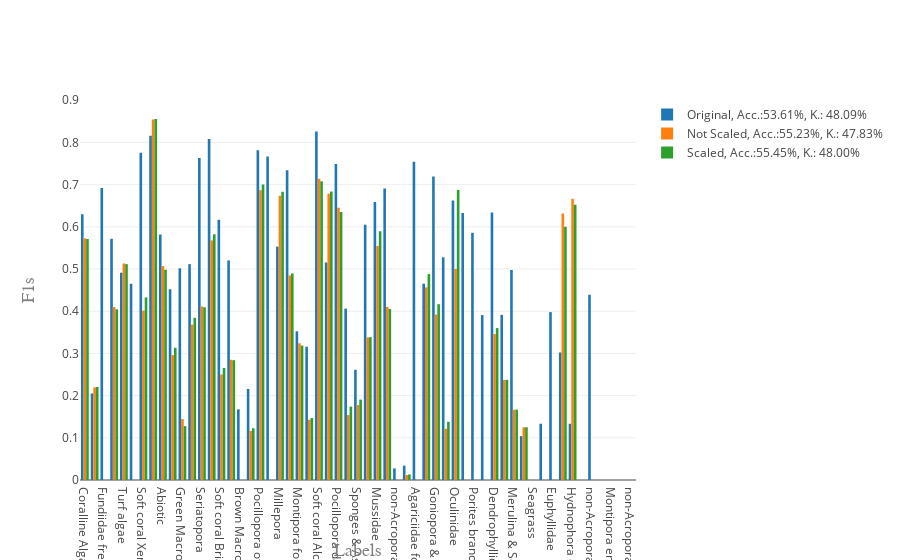

Notebook code cell kept with this figure:
### Code cell
##add results from original Ker experiment

import plotly.plotly as py
import plotly.offline as pyo
import plotly.tools as tls
from plotly.offline import download_plotlyjs, init_notebook_mode, plot, iplot
init_notebook_mode(connected=True)
import matplotlib.pyplot as plt

import plotly.graph_objs as go
import sys

sys.path.append('/Users/uqmgonz1/Documents/GitHub/')

from Benthobox_evaluation.toolbox import beijbom_confmatrix as confmatrix

predfiles2=['pred_originalKER.csv']
obsfile2='obs_originalKER.csv'

results2,CMList2=cmm.F1plot(basedir,predfiles2,obsfile2, doplot=False)
results=results.append(results2)
CMList.update(CMList2)


data=[]
for i in list(set(results['Experiment'])):
    dfs=results.loc[results['Experiment'] == i]
    a,k=CMList[i][0].get_accuracy()
    trace=go.Bar(
        x=dfs['Label'],
        y=dfs['F1s'],
#         name=str(i))
        name="{0:s}, Acc.:{1:.2f}%, K.: {2:.2f}%".format(str(i),a*100,k*100))
    data.append(trace)

layout = go.Layout(
    barmode='group',
    xaxis=dict(
        title='Labels',
        titlefont=dict(
        family='Courier New, monospace',
        size=18,
        color='#7f7f7f')),
    yaxis=dict(
        title='F1s',
        titlefont=dict(
        family='Courier New, monospace',
        size=18,
        color='#7f7f7f'))
)


fig = go.Figure(data=data, layout=layout)
pyo.iplot(fig, filename='F1s per label')

### Figure 1 — Plotly figure (JSON) as saved in the notebook; plotly's stock layout.template omitted (floating-point values rounded to 4 significant figures)
{"data": [{"name": "Original, Acc.:53.61%, K.: 48.09%", "type": "bar", "uid": "cbf11e34-d596-11e8-b3c3-784f43519c00", "x": ["Coralline Algae", "Red Macroalgae", "Fundiidae free-living", "Soft coral Neptheidae", "Turf algae", "Montipora encrusting, massive & sub-massive", "Soft coral Xeniidae", "Acropora tabulate & corymbose", "Abiotic", "Soft coral Other", "Green Macroalgae", "Porites encrusting & sub-massive", "Seriatopora", "Stylophora", "Soft coral Briareidae & Rhytisma", "Acropora digitate", "Brown Macroalgae", "Other organisms", "Pocillopora other", "Faviidae encrusting, massive & sub-massive", "Millepora", "Isopora encrusting", "Montipora foliose", "Isopora sub-massive", "Soft coral Alcyoniidae", "Acropora branching & bottlebrush", "Pocillopora damicornis", "Agariciidae encrusting & submassive", "Sponges & Ascidians", "Echinopora other", "Mussidae", "Porites massive", "non-Acropora coral encrusting", "other Macroalgae", "Agariciidae foliose", "Zoanthids", "Goniopora & Alveopora", "Pectiniidae", "Oculinidae", "Porites rus", "Porites branching", "Echinopora branching", "Dendrophyllidae foliose", "Siderastreidae", "Merulina & Scaphophyllia", "Dendrophyllidae massive & encrusting", "Seagrass", "Hydnophora branching & Paraclavarina", "Euphyllidae", "Astreopora", "Hydnophora other", "non-Acropora coral branching & foliose", "non-Acropora coral massive & sub-massive", "Fungiidae encrusting & foliose", null], "y": [0.6298, 0.2052, 0.6921, 0.5716, 0.4913, 0.4651, 0.7757, 0.8159, 0.5818, 0.4521, 0.5016, 0.5116, 0.7632, 0.8083, 0.6169, 0.5203, 0.1675, 0.2157, 0.7814, 0.7668, 0.5531, 0.7342, 0.3524, 0.3158, 0.8259, 0.5155, 0.749, 0.4062, 0.2612, 0.605, 0.6588, 0.6908, 0.02747, 0.03409, 0.7541, 0.4652, 0.7193, 0.5277, 0.6625, 0.6329, 0.5858, 0.3908, 0.6337, 0.3913, 0.4978, 0.1039, 0, 0.1333, 0.3979, 0.3022, 0.1333, 0, 0.439, 0, 0.4812]}, {"name": "Not Scaled, Acc.:55.23%, K.: 47.83%", "type": "bar", "uid": "cbf11fcc-d596-11e8-bc7b-784f43519c00", "x": ["Seriatopora", "Abiotic", "Turf algae", "Red Macroalgae", "Coralline Algae", "Sponges & Ascidians", "Acropora tabulate & corymbose", "Montipora foliose", "Acropora digitate", "Porites encrusting & sub-massive", "Montipora encrusting, massive & sub-massive", "Goniopora & Alveopora", "Soft coral Other", "Soft coral Alcyoniidae", "Green Macroalgae", "Acropora branching & bottlebrush", "Isopora sub-massive", "Echinopora other", "Stylophora", "Faviidae encrusting, massive & sub-massive", "Porites massive", "Soft coral Briareidae & Rhytisma", "Pocillopora damicornis", "Soft coral Neptheidae", "Soft coral Xeniidae", "non-Acropora coral encrusting", "Isopora encrusting", "Millepora", "Mussidae", "Other organisms", "Oculinidae", "Zoanthids", "Dendrophyllidae foliose", "Pocillopora other", "Hydnophora other", "Brown Macroalgae", "other Macroalgae", "Astreopora", "Dendrophyllidae massive & encrusting", "Pectiniidae", "Merulina & Scaphophyllia", "Siderastreidae", "Agariciidae encrusting & submassive", "Montipora encrusting", "Faviidae encrusting", "Porites branching", "Fundiidae free-living", "Agariciidae foliose", "Euphyllidae", "Echinopora branching", "Porites rus", "Hydnophora branching & Paraclavarina", "non-Acropora coral branching & foliose", "non-Acropora coral massive & sub-massive"], "y": [0.4112, 0.507, 0.5132, 0.2195, 0.5727, 0.1777, 0.8542, 0.3239, 0.285, 0.3683, 0, 0.3922, 0.2963, 0.7138, 0.1443, 0.6786, 0.1429, 0.338, 0.5679, 0, 0.4103, 0.25, 0.6452, 0.4098, 0.4014, 0, 0.4846, 0.6739, 0.5545, 0.1163, 0.5, 0.4565, 0.3462, 0.6869, 0.6667, 0, 0.0119, 0.6316, 0.125, 0.1212, 0.1667, 0.2373, 0.1538, 0, 0, 0, 0, 0, 0, 0, 0, 0, 0, 0]}, {"name": "Scaled, Acc.:55.45%, K.: 48.00%", "type": "bar", "uid": "cbf1209e-d596-11e8-8f43-784f43519c00", "x": ["Seriatopora", "Abiotic", "Turf algae", "Red Macroalgae", "Coralline Algae", "Sponges & Ascidians", "Acropora tabulate & corymbose", "Montipora foliose", "Acropora digitate", "Porites encrusting & sub-massive", "Montipora encrusting, massive & sub-massive", "Goniopora & Alveopora", "Soft coral Other", "Soft coral Alcyoniidae", "Green Macroalgae", "Acropora branching & bottlebrush", "Isopora sub-massive", "Echinopora other", "Stylophora", "Faviidae encrusting, massive & sub-massive", "Porites massive", "Soft coral Briareidae & Rhytisma", "Pocillopora damicornis", "Soft coral Neptheidae", "Soft coral Xeniidae", "non-Acropora coral encrusting", "Isopora encrusting", "Millepora", "Mussidae", "Other organisms", "Oculinidae", "Zoanthids", "Dendrophyllidae foliose", "Pocillopora other", "Hydnophora other", "Brown Macroalgae", "other Macroalgae", "Astreopora", "Dendrophyllidae massive & encrusting", "Pectiniidae", "Merulina & Scaphophyllia", "Siderastreidae", "Agariciidae encrusting & submassive", "Montipora encrusting", "Faviidae encrusting", "Porites branching", "Agariciidae foliose", "Fundiidae free-living", "Porites rus", "Echinopora branching", "Hydnophora branching & Paraclavarina", "non-Acropora coral branching & foliose", "Euphyllidae", "non-Acropora coral "], "y": [0.4093, 0.4985, 0.5116, 0.2205, 0.5711, 0.1907, 0.8555, 0.3185, 0.284, 0.3844, 0, 0.4167, 0.3134, 0.7082, 0.1277, 0.6834, 0.1468, 0.3385, 0.5823, 0, 0.4052, 0.2655, 0.6349, 0.4044, 0.4326, 0, 0.4895, 0.6829, 0.5895, 0.1226, 0.6875, 0.4878, 0.36, 0.7003, 0.6522, 0, 0.0132, 0.6, 0.125, 0.1379, 0.1667, 0.2373, 0.1739, 0, 0, 0, 0, 0, 0, 0, 0, 0, 0, 0]}], "layout": {"barmode": "group", "xaxis": {"title": "Labels", "titlefont": {"color": "#7f7f7f", "family": "Courier New, monospace", "size": 18}}, "yaxis": {"title": "F1s", "titlefont": {"color": "#7f7f7f", "family": "Courier New, monospace", "size": 18}}}}
